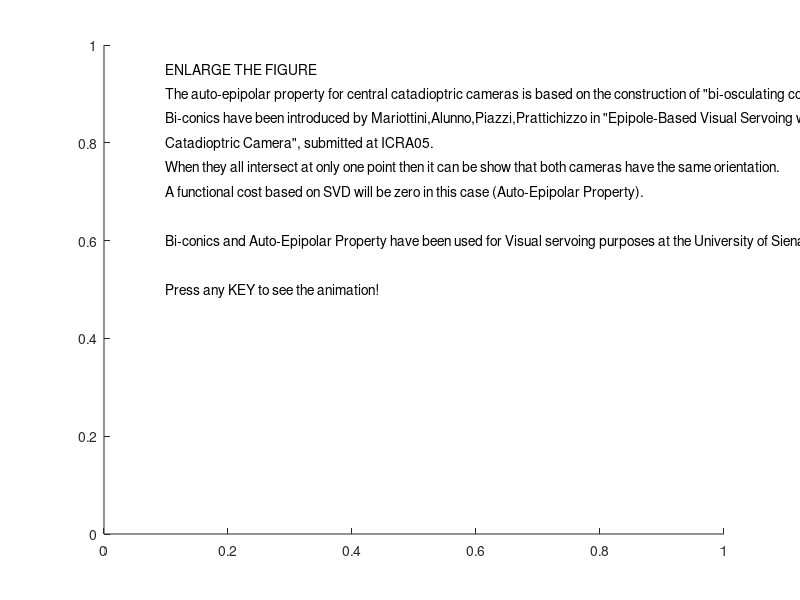

Write the MATLAB code that produced this figure. (Note: this script raises an error after producing the figure.)
%%%%%%%%%%%%%%%%%%%%%%%%%%%%%%%%%%%%%%%
%  Epipolar Geometry Toolbox  (EGT)  %%
%%%%%%%%%%%%%%%%%%%%%%%%%%%%%%%%%%%%%%%
%
% Example 5 - Auto-epipolar Property for Central Catadioptric Cameras
%
% References:  G.L.Mariottini, E.Alunno, J.Piazzi, D.Prattichizzo 
%              
%

clear all
close all;

figure
text(0.1,.95,'ENLARGE THE FIGURE')
text(0.1,.9 ,'The auto-epipolar property for central catadioptric cameras is based on the construction of "bi-osculating conics".')
text(0.1,.85,'Bi-conics have been introduced by Mariottini,Alunno,Piazzi,Prattichizzo in "Epipole-Based Visual Servoing with Central');
text(0.1,.80,'Catadioptric Camera", submitted at ICRA05.')
text(0.1,.75,'When they all intersect at only one point then it can be show that both cameras have the same orientation.')
text(0.1,.70,'A functional cost based on SVD will be zero in this case (Auto-Epipolar Property).')
text(0.1,.60,'Bi-conics and Auto-Epipolar Property have been used for Visual servoing purposes at the University of Siena')
text(0.1,.50,'Press any KEY to see the animation!')
pause

close all, clear all,


format long
a = 3; 
b = 1;
r_rim = 2;
      
fig1 = 1;
fig2 = 2;
fig3 = 3;
fig4 = 4;
 
 %1.1) 3D Scene design: it consists of two rectangular panels
%Object:panel
Xpan=1*[ 0 0   0  0];
Ypan=1*[ 5 5  -5 -5];
Zpan=1*[ 5 -5 -5  5];
%Orientation first panel
ang1=0;
for i=1:length(Xpan),
    Pan1([1:3],i)=rotoy(ang1)*[Xpan(i);Ypan(i);Zpan(i)];
end;
Xp1=Pan1(1,:);
Yp1=Pan1(2,:);
Zp1=Pan1(3,:);
% %Orientation second panel
ang2=0;
for i=1:length(Xpan),
    Pan2([1:3],i)=rotoy(ang2)*[Xpan(i);Ypan(i);Zpan(i)];
end;
Xp2=Pan2(1,:);
Yp2=Pan2(2,:);
Zp2=Pan2(3,:);
%Orientation third panel
ang3=-pi/4;
for i=1:length(Xpan),
    Pan3([1:3],i)=rotoz(ang3)*[Xpan(i);Ypan(i);Zpan(i)];
end;
Xp3=Pan3(1,:);
Yp3=Pan3(2,:);
Zp3=Pan3(3,:);
%Translation of all panels
n1=length(Xp1);
P1=[Xp1-5*ones(1,n1) ; Yp1+0*ones(1,n1) ; Zp1+6*ones(1,n1)]; %350 su Y  
n2=length(Xp2);
P2=[Xp2-10*ones(1,n2) ; Yp2+0*ones(1,n2)  ; Zp2+6*ones(1,n2)];   
n3=length(Xp3);
P3=[Xp3+0*ones(1,n3) ; Yp3+13*ones(1,n3)  ; Zp3+0*ones(1,n3)];   
%Final set of points
P=[P1 P2];


  
%% DESIRED CAMERA %%  
Rd = rotoz(0)*rotoy(0)*rotox(0);
td = [0,0,0]';
Hd = [ rotoy(pi)*Rd  , td ;
         0   0   0   ,  1];
K = eye(3);
    K=[10^1  0   320;
        0  10^1  240;
        0    0    1 ];
%% projection and back-projection (desired camera)
[q1,Xhmir1] = f_panproj(P,Hd,K,a,b);
Xhmird = f_daqaXhmir(q1,K,a,b);

%figure(fig1), hold on, axis equal

figure(fig3), 
hold on, view(30,42), grid on, axis square
f_3Dpanoramic(Hd,'g',1,a,b,r_rim);
f_3Dframe(Hd,'g',3,'_d');



%% ACTUAL CAMERA %%
ang_in = -100*pi/180;
ang_fin = 100*pi/180;
stepang = 5;
steps = (ang_fin-ang_in)*(180/pi)/stepang;

ta = [26, 15, 0]'; 

for i=1:steps+1,     
     ang(i) = (ang_in+(i-1)*stepang*pi/180);      
     Ra = rotoz(ang(i)); % "roll-pitch-yaw"
     Ha = [rotoy(pi)*Ra , ta;
            0  0   0    ,  1];
        
     E=f_skew(ta)*Ra;
     fro_norm(i)=norm(E+E','fro');
      
     %% projection and back_projection (actual camera)
     [q2,Xhmir2] = f_panproj(P,Ha,K,a,b);
     Xhmira = f_daqaXhmir(q2,K,a,b);
      
     for k=1:length(q1(1,:)),
          nvers(1:3,k) = f_normplane(Xhmird(1:3,k),Xhmira(1:3,k));
          if norm(nvers(1:3,k))~=0
               normalvers(:,k)=nvers(:,k);
          end
     end
     normal = normalvers;
    
     
     for h=1:length(normal(1,:)),
           figure(fig2);
           hold on;
           plot(q1(1,:),q1(2,:),'go');
           plot(q2(1,:),q2(2,:),'r+');       
           legend('Features in current view (rotating camera)','Features in target view (fixed)')
           [C(1:3,1:3,h),flag] = f_projectconic(normal(1:3,h),K,fig2,'b',a,b);                      
           if flag~=0,
               disp('  This plane, is the one passing through the mirror reprojection of the image points')
               disp(q1(:,h));
               disp(q2(:,h));     
           end   
     end

if 1,     
%% PLOT {begin}
     figure(fig2), 
     set(fig2,'Position',[460 100 600 600])
     title('Example 5 (EGT) - The bi-conics in the image plane (blue) change as the camera rotates')
     axis([320-2 320+2 240-2 240+2]), 
     grid on;     
     
     figure(fig3),
     set(fig3,'Position',[10 200 500 500])
     title('Example 5 (EGT) - The actual camera rotates until all bi-conics intersect in 1 point')
     hold on
     view(30,42), grid on, 
     f_3Dpanoramic(Hd,'g',1,a,b,r_rim);
     f_3Dframe(Hd,'g',3,'_d');
     f_3Dpanoramic(Ha,'r',1,a,b,r_rim);
     f_3Dframe(Ha,'r',3,'_a');
     f_3Dwfenum(P);  
     plot3(P(1,:),P(2,:),P(3,:),'r*');grid on;
     axis equal 
     
     pause(0.0001), 
     
     if ang(i)==0,
           figure(2)
           [e1d,e2d,e1a,e2a] = f_panepipoles(Hd,Ha,3,1,3,1,K,K,'g.','r.',-1);
           plot(e1a(1),e1a(2),'cs');
           plot(e2a(1),e2a(2),'cs');
           text(e1a(1),e1a(2),'  epipole');
           text(e2a(1),e2a(2),'  epipole'); 
           title('Example 5- Bi-conics intersect at the epipoles when cameras have the same orient.!!!')
           pause(4);         
     end
     if i<steps,
           figure(2),
           hold off, 
           plot(0,0,'w');    
           figure(3),
           hold off, 
           plot(0,0,'w');    
     end;
%% PLOT {end}
end
     
     
     [u,d,v]=svd(normal);
     singvd(i)=min([d(1,1),d(2,2),d(3,3)]);     
     ugual(i)=d(1,1)-d(2,2);
end

figure, hold on
plot(ang*180/pi,singvd.^2)
plot(ang*180/pi,ugual.^2)
xlabel('Relative orientation between cameras : \theta (degrees)');
ylabel('sv')
title('Singular value behavior - It is zero when cameras have the same orientation')